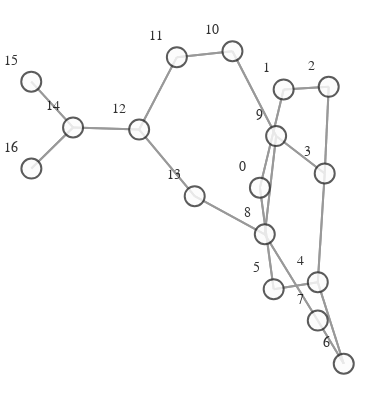

Source (notebook cell):
### Code cell
def create_graph(graph):
    g = to_networkx(graph)
    pos = nx.spring_layout(g)
    vis = GraphVisualization(
        g, pos, node_text_position='top left', node_size=20,
    )
    fig = vis.create_figure()
    return fig

fig = create_graph(dataset[0])
fig.show()

### Figure 1 — Plotly figure (JSON) as saved in the notebook; plotly's stock layout.template omitted (floating-point values rounded to 4 significant figures)
{"data": [{"hoverinfo": "none", "line": {"color": "#808080", "width": 2}, "mode": "lines", "opacity": 0.8, "type": "scatter", "x": [0.1643, 0.2852, null, 0.1643, 0.2344, null, 0.2852, 0.1643, null, 0.2852, 0.5147, null, 0.5147, 0.2852, null, 0.5147, 0.4943, null, 0.4943, 0.5147, null, 0.4943, 0.4591, null, 0.4943, 0.2469, null, 0.4591, 0.4943, null, 0.4591, 0.2344, null, 0.4591, 0.5913, null, 0.2344, 0.1643, null, 0.2344, 0.4591, null, 0.5913, 0.4591, null, 0.5913, 0.459, null, 0.459, 0.5913, null, 0.459, 0.1892, null, 0.1892, 0.459, null, 0.1892, 0.2469, null, 0.1892, -0.1676, null, 0.2469, 0.4943, null, 0.2469, 0.1892, null, 0.2469, 0.02459, null, 0.02459, 0.2469, null, 0.02459, -0.2585, null, -0.2585, 0.02459, null, -0.2585, -0.4506, null, -0.4506, -0.2585, null, -0.4506, -0.1676, null, -0.4506, -0.7871, null, -0.1676, 0.1892, null, -0.1676, -0.4506, null, -0.7871, -0.4506, null, -0.7871, -1, null, -0.7871, -0.9993, null, -1, -0.7871, null, -0.9993, -0.7871, null], "y": [-0.03299, 0.2235, null, -0.03299, -0.2982, null, 0.2235, -0.03299, null, 0.2235, 0.2304, null, 0.2304, 0.2235, null, 0.2304, 0.004081, null, 0.004081, 0.2304, null, 0.004081, -0.28, null, 0.004081, 0.1017, null, -0.28, 0.004081, null, -0.28, -0.2982, null, -0.28, -0.4931, null, -0.2982, -0.03299, null, -0.2982, -0.28, null, -0.4931, -0.28, null, -0.4931, -0.3803, null, -0.3803, -0.4931, null, -0.3803, -0.1548, null, -0.1548, -0.3803, null, -0.1548, 0.1017, null, -0.1548, -0.0553, null, 0.1017, 0.004081, null, 0.1017, -0.1548, null, 0.1017, 0.3233, null, 0.3233, 0.1017, null, 0.3233, 0.3078, null, 0.3078, 0.3233, null, 0.3078, 0.1188, null, 0.1188, 0.3078, null, 0.1188, -0.0553, null, 0.1188, 0.1243, null, -0.0553, -0.1548, null, -0.0553, 0.1188, null, 0.1243, 0.1188, null, 0.1243, 0.2439, null, 0.1243, 0.01689, null, 0.2439, 0.1243, null, 0.01689, 0.1243, null]}, {"hoverinfo": "text", "marker": {"color": "#fcfcfc", "colorbar": {"thickness": 15, "title": {"side": "right", "text": ""}, "xanchor": "left"}, "colorscale": [[0, "rgb(255,255,217)"], [0.125, "rgb(237,248,177)"], [0.25, "rgb(199,233,180)"], [0.375, "rgb(127,205,187)"], [0.5, "rgb(65,182,196)"], [0.625, "rgb(29,145,192)"], [0.75, "rgb(34,94,168)"], [0.875, "rgb(37,52,148)"], [1, "rgb(8,29,88)"]], "line": {"color": "#333333", "width": 2}, "reversescale": false, "showscale": false, "size": 20}, "mode": "markers+text", "opacity": 0.8, "text": ["0", "1", "2", "3", "4", "5", "6", "7", "8", "9", "10", "11", "12", "13", "14", "15", "16"], "textfont": {"color": "#000000", "family": "Arial", "size": 14}, "textposition": "top left", "type": "scatter", "x": [0.1643, 0.2852, 0.5147, 0.4943, 0.4591, 0.2344, 0.5913, 0.459, 0.1892, 0.2469, 0.02459, -0.2585, -0.4506, -0.1676, -0.7871, -1, -0.9993], "y": [-0.03299, 0.2235, 0.2304, 0.004081, -0.28, -0.2982, -0.4931, -0.3803, -0.1548, 0.1017, 0.3233, 0.3078, 0.1188, -0.0553, 0.1243, 0.2439, 0.01689]}], "layout": {"autosize": false, "height": 400, "hovermode": "closest", "margin": {"b": 5, "l": 0, "r": 0, "t": 20}, "paper_bgcolor": "rgba(255,255,255,255)", "plot_bgcolor": "rgba(0,0,0,0)", "scene": {"xaxis": {"autorange": true, "showgrid": false, "showline": false, "showticklabels": false, "ticks": "", "visible": false, "zeroline": false}, "yaxis": {"autorange": true, "showgrid": false, "showline": false, "showticklabels": false, "ticks": "", "visible": false, "zeroline": false}, "zaxis": {"autorange": true, "showgrid": false, "showline": false, "showticklabels": false, "ticks": "", "visible": false, "zeroline": false}}, "showlegend": false, "title": {"font": {"size": 16}, "text": ""}, "width": 375, "xaxis": {"autorange": true, "showgrid": false, "showline": false, "showticklabels": false, "ticks": "", "visible": false, "zeroline": false}, "yaxis": {"autorange": true, "showgrid": false, "showline": false, "showticklabels": false, "ticks": "", "visible": false, "zeroline": false}}}
